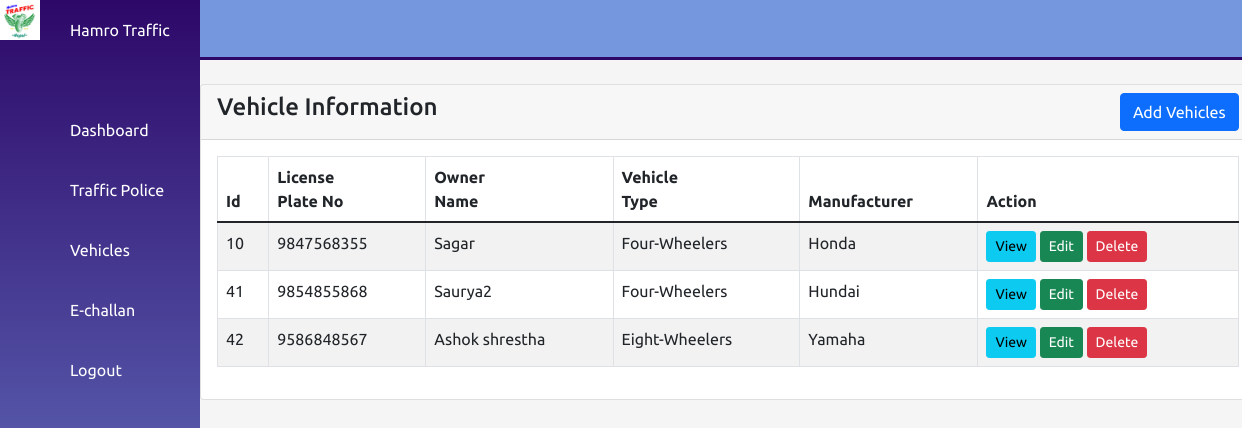
Screenshot of /src/Admin/vehicles.php with the database file from the repository.
### tables this page shows
CREATE TABLE `vehicle_info` (
  `Id` int(11) UNSIGNED NOT NULL,
  `vec_num` varchar(255) NOT NULL,
  `Owner_Name` varchar(50) NOT NULL,
  `License_Plate_No` varchar(20) NOT NULL,
  `Vehicle_Type` varchar(255) NOT NULL,
  `Manufacturer` varchar(50) NOT NULL
);

### src/Admin/vehicles.php (the view, shortened to what this page needs)
<!DOCTYPE html>
<html lang="en">
<head>
    <link href="https://cdn.jsdelivr.net/npm/bootstrap@5.1.3/dist/css/bootstrap.min.css" rel="stylesheet">
    <link rel="stylesheet" href="https://cdn.jsdelivr.net/npm/alertifyjs@1.13.1/build/css/alertify.min.css" />
    <link rel="stylesheet" href="assets/css/trafficpolis.css">
</head>
<body>
    <div class="container">
        <?php include("assets/nav.php"); ?>
        <div class="main">
            <?php include("assets/top.php"); ?>
            <div class="container mt-4">
                <div class="row">
                    <div class="col-md-12">
                        <div class="card">
                            <div class="card-header">
                                <h4>Vehicle Information
                                    <button type="button" class="btn btn-primary float-end" data-bs-toggle="modal" data-bs-target="#policeAddModal">
                                        Add Vehicles
                                    </button>
                                </h4>
                            </div>
                            <div class="card-body">
                                <table id="myTable" class="table table-bordered table-striped">
                                    <thead>
                                        <tr>
                                            <th>Id</th>
                                            <th>License<br>Plate No</th>
                                            <th>Owner <br>Name</th>
                                            <th>Vehicle<br>Type</th>
                                            <th>Manufacturer</th>
                                            <th>Action</th>
                                        </tr>
                                    </thead>
                                    <tbody>
                                        <?php
                                        require_once("../asstes/dbConn.php");
                                        $query = "SELECT * FROM vehicle_info";
                                        $query_run = mysqli_query($conn, $query);
                                        if (mysqli_num_rows($query_run) > 0) {
                                            foreach ($query_run as $vehicle) {
                                        ?>
                                                <tr>
                                                    <td><?= $vehicle['Id'] ?></td>
                                                    <td><?= $vehicle['License_Plate_No'] ?></td>
                                                    <td><?= $vehicle['Owner_Name'] ?></td>
                                                    <td><?= $vehicle['Vehicle_Type'] ?></td>
                                                    <td><?= $vehicle['Manufacturer'] ?></td>
                                                    <td>
                                                        <button type="button" value="<?= $vehicle['Id'] ?>" class="viewPoliceBtn btn btn-info btn-sm">View</button>
                                                        <button type="button" value="<?= $vehicle['Id'] ?>" class="editPoliceBtn btn btn-success btn-sm">Edit</button>
                                                        <button type="button" value="<?= $vehicle['Id'] ?>" class="deletePoliceBtn btn btn-danger btn-sm">Delete</button>
                                                    </td>
                                                </tr>
                                        <?php
                                            }
                                        }
                                        ?>
                                    </tbody>
                                </table>
                            </div>
                        </div>
                    </div>
                </div>
            </div>
</body>
</html>

### src/Admin/assets/css/Trafficpolis.css (style rules this page uses)
* { margin: 0; padding: 0; box-sizing: border-box; font-family: 'Ubuntu', sans-serif; }
:root { --darkblue: #2d0868; --blue: #7597de; --white: #fff; --grey: #f5f5f5; --black1: #222; --black2: #999; }
body { min-height: 100vh; overflow-x: hidden; }
.container { width: 100%; margin: 0; padding: 0; }
.main { position: absolute; width: 85%; left: 200px; min-height: 100vh; background: var(--grey); transition: 0.5s; }

### rows the page displays
vehicle_info: Id "10", License_Plate_No "9847568355", Owner_Name "Sagar", Vehicle_Type "Four-Wheelers", Manufacturer "Honda"
vehicle_info: Id "41", License_Plate_No "9854855868", Owner_Name "Saurya2", Vehicle_Type "Four-Wheelers", Manufacturer "Hundai"
vehicle_info: Id "42", License_Plate_No "9586848567", Owner_Name "Ashok shrestha", Vehicle_Type "Eight-Wheelers", Manufacturer "Yamaha"
